Frame 1 (no input): blank canvas, image omitted
Frame 60 (no input): blank canvas, image omitted
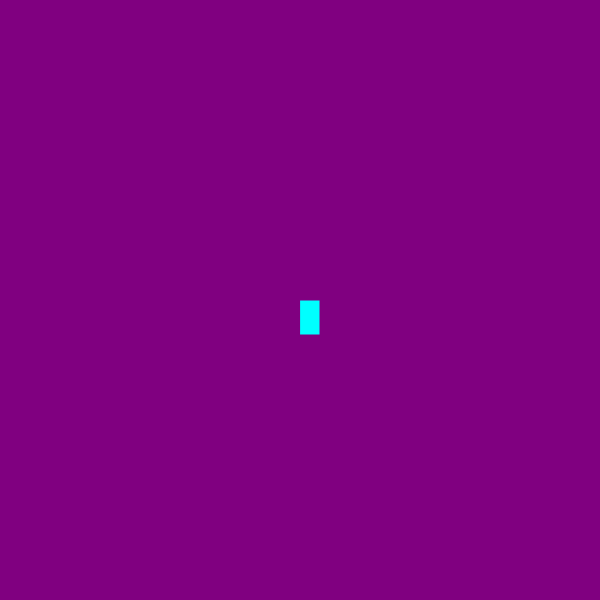
Frame 120 (the mouse pressed at the canvas centre since frame 60)

The p5.js sketch whose frames 1 and 60 were blank and that drew this single picture after the mouse press (run headless with seeded random() and noise() and a simulated clock; from frame 60 on, the mouse is pressed at the canvas centre):

// p5.js sketch
// ── sketch.js
function setup() {
  // cria uma tela de 400px de largura por 400px de altura
  createCanvas(600, 600);
  background("purple");
             
}

function draw() {
  stroke("purple")
  fill("cyan");
  
  console.log(mouseIsPressed);
  if (mouseIsPressed) {
  rect(mouseX, mouseY, 20, 35);
  }
}
